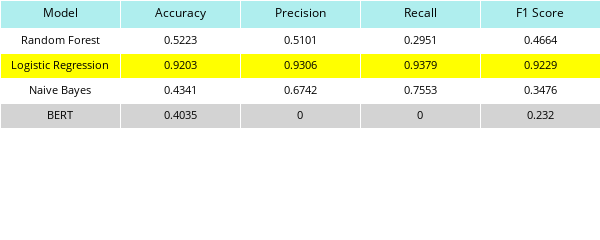

The notebook cell saved with this chart:
### Code cell
import plotly.graph_objects as go

# Model performance metrics
metrics = {
    "Model": ["Random Forest", "Logistic Regression", "Naive Bayes", "BERT"],
    "Accuracy": [0.5223, 0.9203, 0.4341, 0.4035],
    "Precision": [0.5101, 0.9306, 0.6742, 0.0],
    "Recall": [0.2951, 0.9379, 0.7553, 0.0],
    "F1 Score": [0.4664, 0.9229, 0.3476, 0.2320]
}

# Define colors for each cell
colors = ['lightgrey' if i%2 else 'white' for i in range(len(metrics["Model"]))]

# Custom formatting for Logistic Regression
highlight = 'yellow'
colors[1] = highlight  # Highlight Logistic Regression

# Create table
fig = go.Figure(data=[go.Table(
    header=dict(values=list(metrics.keys()),
                fill_color='paleturquoise',
                align='center',
                font=dict(color='black', size=12)),
    cells=dict(values=[metrics[key] for key in metrics.keys()],
               fill_color=[colors] * len(metrics.keys()),
               align='center',
               font=dict(color='black', size=11),
               height=25)
)])

# Adjust layout to remove extra whitespace
fig.update_layout(
    margin=dict(l=0, r=0, t=0, b=0),  # Remove all margins
    autosize=False,
    width=600,
    height=(len(metrics["Model"])+1) * 30  # Adjust the height to the number of rows
)

fig.show()

### Figure 1 — Plotly figure (JSON) as saved in the notebook; plotly's stock layout.template omitted (floating-point values rounded to 4 significant figures)
{"data": [{"cells": {"align": "center", "fill": {"color": [["white", "yellow", "white", "lightgrey"], ["white", "yellow", "white", "lightgrey"], ["white", "yellow", "white", "lightgrey"], ["white", "yellow", "white", "lightgrey"], ["white", "yellow", "white", "lightgrey"]]}, "font": {"color": "black", "size": 11}, "height": 25, "values": [["Random Forest", "Logistic Regression", "Naive Bayes", "BERT"], [0.5223, 0.9203, 0.4341, 0.4035], [0.5101, 0.9306, 0.6742, 0], [0.2951, 0.9379, 0.7553, 0], [0.4664, 0.9229, 0.3476, 0.232]]}, "header": {"align": "center", "fill": {"color": "paleturquoise"}, "font": {"color": "black", "size": 12}, "values": ["Model", "Accuracy", "Precision", "Recall", "F1 Score"]}, "type": "table"}], "layout": {"autosize": false, "height": 150, "margin": {"b": 0, "l": 0, "r": 0, "t": 0}, "width": 600}}
